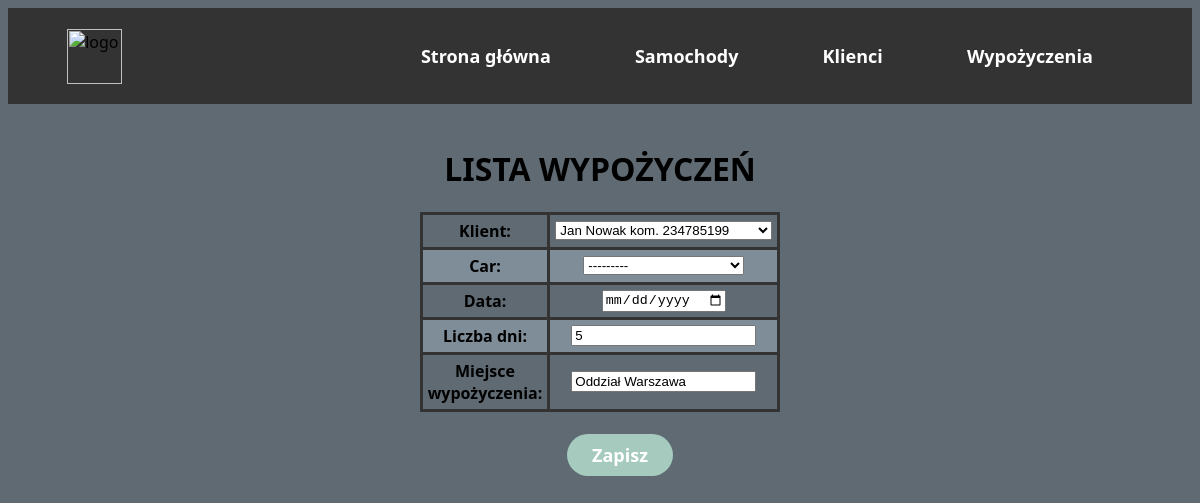
Screenshot of /rents/update_rent/1/ with the database file from the repository.
### main/models.py (models this page shows, shortened)
class Rent(models.Model):
    client = models.ForeignKey(Client, on_delete=models.PROTECT)
    car = models.ForeignKey(Car, on_delete=models.PROTECT)
    date = models.DateField('Data')
    days = models.IntegerField('Liczba dni')
    address = models.CharField('Miejsce wypożyczenia', max_length=100)

### main/views.py (the view)
# urls.py: path("rents/update_rent/<str:pk>/", views.updateRent, name="update_rent"),
def updateRent(response, pk):
    update = Rent.objects.get(id=pk)
    form = AddNewRent(instance=update)
    if response.method == 'POST':
        form = AddNewRent(response.POST, instance=update)
        if form.is_valid():
            form.save()
            return redirect('/rents')
    return render(response, "main/add_rent.html", {"form": form})

### main/forms.py
class AddNewRent(ModelForm):
    car = forms.ModelChoiceField(queryset=Car.objects.filter(is_available=True))
    class Meta:
        model = Rent
        fields = ['client', 'car', 'date', 'days', 'address']
        labels = {
            'client': "Klient",
            'car': "Samochód"
        }
        widgets = {
            'date': widgets.DateInput(attrs={'type': 'date'})
        }

### main/models.py (called while the page is built)
    def __str__(self):
        return str(self.plates) + ' ' + str(self.manufacturer) + ' ' + str(self.model)

    def __str__(self):
        return str(self.name) + ' ' + str(self.surname) + ' kom. ' + str(self.mobile)

### main/templates/main/add_rent.html (shortened to what this page needs)
{% extends 'main/base.html' %}
{% block content %}
    <h1 style="text-align:center">LISTA WYPOŻYCZEŃ</h1>
    <form method="post" action="" align="center">
        <table id="formTable" align="center">{{form.as_table}}</table>
        <br>
        <button type="submit", name="save">Zapisz</button>
    </form>
{% endblock %}

### main/templates/main/base.html (style rules this page uses)
body { background-color: #5F6A72; font-family:'Segoe UI', Tahoma, Geneva, Verdana, sans-serif; }
li, a, button { font-family:'Segoe UI', Tahoma, Geneva, Verdana, sans-serif; font-weight: 600; font-size: 18px; color: #ffffff; text-decoration: none; }
button { margin-left: 40px; padding: 9px 25px; background-color: rgba(166, 203, 190, 1); border: none; border-radius: 50px; cursor: pointer; transition: all 0.3s ease 0s; }
table { border-collapse: collapse; width: 70%; }
td, th { border: 3px solid #333333; text-align: center; padding: 5px; }
tr:nth-child(even) { background-color: #7E8D98; }
#formTable { border-collapse: collapse; width: 25%; }

### rows the page displays
Rent: client "Jan Nowak kom. 234785199", car "---------", days "5", address "Oddział Warszawa"
